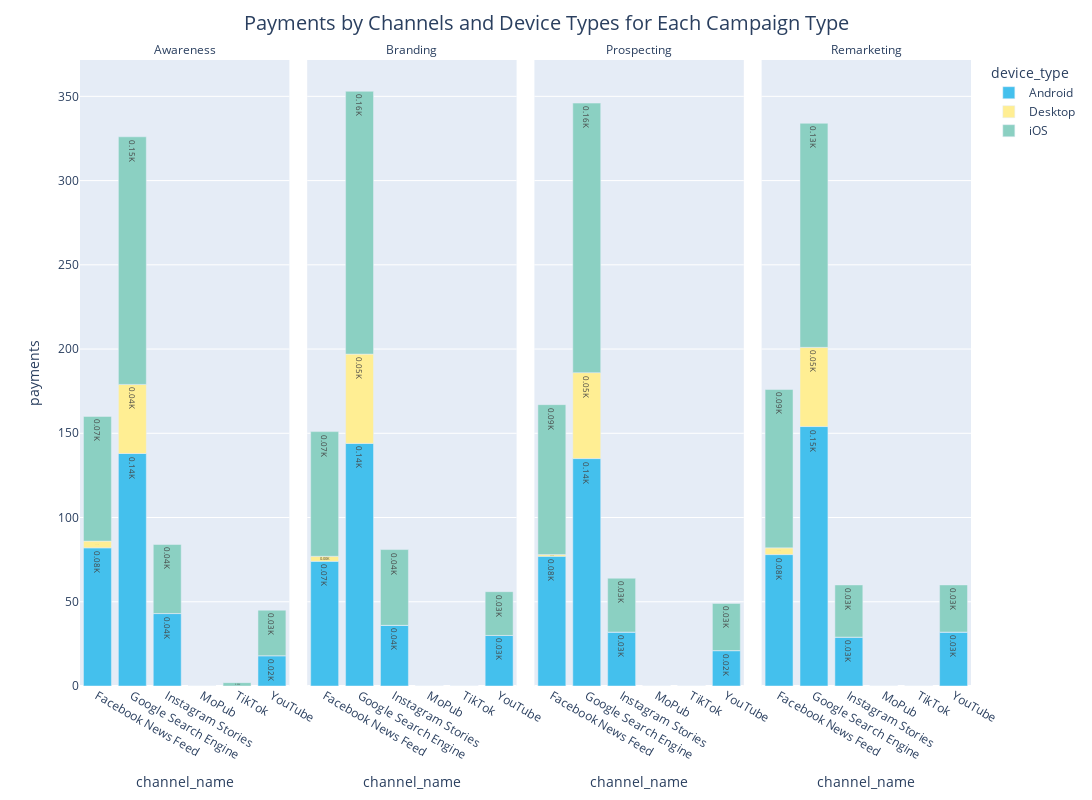

Notebook code for this chart:
### Code cell
color_palette = ['#44c0ed', '#ffee93', '#8bd0c2', '#d62728', '#9467bd']
fig = px.bar(pivot_table, 
             x='channel_name', 
             y='payments', 
             facet_col='objective', 
             text=pivot_table['payments'].apply(lambda x: f"{x / 1000:.2f}K"),
             color='device_type',
             color_discrete_sequence=color_palette,
             #title='Impressions by Platform and Device Type for Each Campaign Type',
             labels={'impressions': 'Impressions'},
             height=800,
             width=1200)
fig.for_each_annotation(lambda a: a.update(text=a.text.replace('objective=', ''))) 
fig.update_layout(
    title_text='Payments by Channels and Device Types for Each Campaign Type',
    title_x=0.5,  
    title_font_size=20)

fig.update_traces(
    textposition='inside',  
    textfont_size=8  )


fig.show()

### Figure 1 — Plotly figure (JSON) as saved in the notebook; plotly's stock layout.template omitted (floating-point values rounded to 4 significant figures)
{"data": [{"alignmentgroup": "True", "hovertemplate": "device_type=Android<br>objective=Awareness<br>channel_name=%{x}<br>payments=%{y}<br>text=%{text}<extra></extra>", "legendgroup": "Android", "marker": {"color": "#44c0ed", "pattern": {"shape": ""}}, "name": "Android", "offsetgroup": "Android", "orientation": "v", "showlegend": true, "text": ["0.08K", "0.14K", "0.04K", "0.00K", "0.00K", "0.02K"], "textfont": {"size": 8}, "textposition": "inside", "type": "bar", "x": ["Facebook News Feed", "Google Search Engine", "Instagram Stories", "MoPub", "TikTok", "YouTube"], "xaxis": "x", "y": [82, 138, 43, 0, 0, 18], "yaxis": "y"}, {"alignmentgroup": "True", "hovertemplate": "device_type=Android<br>objective=Branding<br>channel_name=%{x}<br>payments=%{y}<br>text=%{text}<extra></extra>", "legendgroup": "Android", "marker": {"color": "#44c0ed", "pattern": {"shape": ""}}, "name": "Android", "offsetgroup": "Android", "orientation": "v", "showlegend": false, "text": ["0.07K", "0.14K", "0.04K", "0.00K", "0.00K", "0.03K"], "textfont": {"size": 8}, "textposition": "inside", "type": "bar", "x": ["Facebook News Feed", "Google Search Engine", "Instagram Stories", "MoPub", "TikTok", "YouTube"], "xaxis": "x2", "y": [74, 144, 36, 0, 0, 30], "yaxis": "y2"}, {"alignmentgroup": "True", "hovertemplate": "device_type=Android<br>objective=Prospecting<br>channel_name=%{x}<br>payments=%{y}<br>text=%{text}<extra></extra>", "legendgroup": "Android", "marker": {"color": "#44c0ed", "pattern": {"shape": ""}}, "name": "Android", "offsetgroup": "Android", "orientation": "v", "showlegend": false, "text": ["0.08K", "0.14K", "0.03K", "0.00K", "0.00K", "0.02K"], "textfont": {"size": 8}, "textposition": "inside", "type": "bar", "x": ["Facebook News Feed", "Google Search Engine", "Instagram Stories", "MoPub", "TikTok", "YouTube"], "xaxis": "x3", "y": [77, 135, 32, 0, 0, 21], "yaxis": "y3"}, {"alignmentgroup": "True", "hovertemplate": "device_type=Android<br>objective=Remarketing<br>channel_name=%{x}<br>payments=%{y}<br>text=%{text}<extra></extra>", "legendgroup": "Android", "marker": {"color": "#44c0ed", "pattern": {"shape": ""}}, "name": "Android", "offsetgroup": "Android", "orientation": "v", "showlegend": false, "text": ["0.08K", "0.15K", "0.03K", "0.00K", "0.00K", "0.03K"], "textfont": {"size": 8}, "textposition": "inside", "type": "bar", "x": ["Facebook News Feed", "Google Search Engine", "Instagram Stories", "MoPub", "TikTok", "YouTube"], "xaxis": "x4", "y": [78, 154, 29, 0, 0, 32], "yaxis": "y4"}, {"alignmentgroup": "True", "hovertemplate": "device_type=Desktop<br>objective=Awareness<br>channel_name=%{x}<br>payments=%{y}<br>text=%{text}<extra></extra>", "legendgroup": "Desktop", "marker": {"color": "#ffee93", "pattern": {"shape": ""}}, "name": "Desktop", "offsetgroup": "Desktop", "orientation": "v", "showlegend": true, "text": ["0.00K", "0.04K", "0.00K", "0.00K", "0.00K", "0.00K"], "textfont": {"size": 8}, "textposition": "inside", "type": "bar", "x": ["Facebook News Feed", "Google Search Engine", "Instagram Stories", "MoPub", "TikTok", "YouTube"], "xaxis": "x", "y": [4, 41, 0, 0, 0, 0], "yaxis": "y"}, {"alignmentgroup": "True", "hovertemplate": "device_type=Desktop<br>objective=Branding<br>channel_name=%{x}<br>payments=%{y}<br>text=%{text}<extra></extra>", "legendgroup": "Desktop", "marker": {"color": "#ffee93", "pattern": {"shape": ""}}, "name": "Desktop", "offsetgroup": "Desktop", "orientation": "v", "showlegend": false, "text": ["0.00K", "0.05K", "0.00K", "0.00K", "0.00K", "0.00K"], "textfont": {"size": 8}, "textposition": "inside", "type": "bar", "x": ["Facebook News Feed", "Google Search Engine", "Instagram Stories", "MoPub", "TikTok", "YouTube"], "xaxis": "x2", "y": [3, 53, 0, 0, 0, 0], "yaxis": "y2"}, {"alignmentgroup": "True", "hovertemplate": "device_type=Desktop<br>objective=Prospecting<br>channel_name=%{x}<br>payments=%{y}<br>text=%{text}<extra></extra>", "legendgroup": "Desktop", "marker": {"color": "#ffee93", "pattern": {"shape": ""}}, "name": "Desktop", "offsetgroup": "Desktop", "orientation": "v", "showlegend": false, "text": ["0.00K", "0.05K", "0.00K", "0.00K", "0.00K", "0.00K"], "textfont": {"size": 8}, "textposition": "inside", "type": "bar", "x": ["Facebook News Feed", "Google Search Engine", "Instagram Stories", "MoPub", "TikTok", "YouTube"], "xaxis": "x3", "y": [1, 51, 0, 0, 0, 0], "yaxis": "y3"}, {"alignmentgroup": "True", "hovertemplate": "device_type=Desktop<br>objective=Remarketing<br>channel_name=%{x}<br>payments=%{y}<br>text=%{text}<extra></extra>", "legendgroup": "Desktop", "marker": {"color": "#ffee93", "pattern": {"shape": ""}}, "name": "Desktop", "offsetgroup": "Desktop", "orientation": "v", "showlegend": false, "text": ["0.00K", "0.05K", "0.00K", "0.00K", "0.00K", "0.00K"], "textfont": {"size": 8}, "textposition": "inside", "type": "bar", "x": ["Facebook News Feed", "Google Search Engine", "Instagram Stories", "MoPub", "TikTok", "YouTube"], "xaxis": "x4", "y": [4, 47, 0, 0, 0, 0], "yaxis": "y4"}, {"alignmentgroup": "True", "hovertemplate": "device_type=iOS<br>objective=Awareness<br>channel_name=%{x}<br>payments=%{y}<br>text=%{text}<extra></extra>", "legendgroup": "iOS", "marker": {"color": "#8bd0c2", "pattern": {"shape": ""}}, "name": "iOS", "offsetgroup": "iOS", "orientation": "v", "showlegend": true, "text": ["0.07K", "0.15K", "0.04K", "0.00K", "0.00K", "0.03K"], "textfont": {"size": 8}, "textposition": "inside", "type": "bar", "x": ["Facebook News Feed", "Google Search Engine", "Instagram Stories", "MoPub", "TikTok", "YouTube"], "xaxis": "x", "y": [74, 147, 41, 0, 2, 27], "yaxis": "y"}, {"alignmentgroup": "True", "hovertemplate": "device_type=iOS<br>objective=Branding<br>channel_name=%{x}<br>payments=%{y}<br>text=%{text}<extra></extra>", "legendgroup": "iOS", "marker": {"color": "#8bd0c2", "pattern": {"shape": ""}}, "name": "iOS", "offsetgroup": "iOS", "orientation": "v", "showlegend": false, "text": ["0.07K", "0.16K", "0.04K", "0.00K", "0.00K", "0.03K"], "textfont": {"size": 8}, "textposition": "inside", "type": "bar", "x": ["Facebook News Feed", "Google Search Engine", "Instagram Stories", "MoPub", "TikTok", "YouTube"], "xaxis": "x2", "y": [74, 156, 45, 0, 0, 26], "yaxis": "y2"}, {"alignmentgroup": "True", "hovertemplate": "device_type=iOS<br>objective=Prospecting<br>channel_name=%{x}<br>payments=%{y}<br>text=%{text}<extra></extra>", "legendgroup": "iOS", "marker": {"color": "#8bd0c2", "pattern": {"shape": ""}}, "name": "iOS", "offsetgroup": "iOS", "orientation": "v", "showlegend": false, "text": ["0.09K", "0.16K", "0.03K", "0.00K", "0.00K", "0.03K"], "textfont": {"size": 8}, "textposition": "inside", "type": "bar", "x": ["Facebook News Feed", "Google Search Engine", "Instagram Stories", "MoPub", "TikTok", "YouTube"], "xaxis": "x3", "y": [89, 160, 32, 0, 0, 28], "yaxis": "y3"}, {"alignmentgroup": "True", "hovertemplate": "device_type=iOS<br>objective=Remarketing<br>channel_name=%{x}<br>payments=%{y}<br>text=%{text}<extra></extra>", "legendgroup": "iOS", "marker": {"color": "#8bd0c2", "pattern": {"shape": ""}}, "name": "iOS", "offsetgroup": "iOS", "orientation": "v", "showlegend": false, "text": ["0.09K", "0.13K", "0.03K", "0.00K", "0.00K", "0.03K"], "textfont": {"size": 8}, "textposition": "inside", "type": "bar", "x": ["Facebook News Feed", "Google Search Engine", "Instagram Stories", "MoPub", "TikTok", "YouTube"], "xaxis": "x4", "y": [94, 133, 31, 0, 0, 28], "yaxis": "y4"}], "layout": {"annotations": [{"font": {}, "showarrow": false, "text": "Awareness", "x": 0.1175, "xanchor": "center", "xref": "paper", "y": 1, "yanchor": "bottom", "yref": "paper"}, {"font": {}, "showarrow": false, "text": "Branding", "x": 0.3725, "xanchor": "center", "xref": "paper", "y": 1, "yanchor": "bottom", "yref": "paper"}, {"font": {}, "showarrow": false, "text": "Prospecting", "x": 0.6275, "xanchor": "center", "xref": "paper", "y": 1, "yanchor": "bottom", "yref": "paper"}, {"font": {}, "showarrow": false, "text": "Remarketing", "x": 0.8825, "xanchor": "center", "xref": "paper", "y": 1, "yanchor": "bottom", "yref": "paper"}], "barmode": "relative", "height": 800, "legend": {"title": {"text": "device_type"}, "tracegroupgap": 0}, "margin": {"t": 60}, "title": {"font": {"size": 20}, "text": "Payments by Channels and Device Types for Each Campaign Type", "x": 0.5}, "width": 1200, "xaxis": {"anchor": "y", "domain": [0, 0.235], "title": {"text": "channel_name"}}, "xaxis2": {"anchor": "y2", "domain": [0.255, 0.49], "matches": "x", "title": {"text": "channel_name"}}, "xaxis3": {"anchor": "y3", "domain": [0.51, 0.745], "matches": "x", "title": {"text": "channel_name"}}, "xaxis4": {"anchor": "y4", "domain": [0.765, 1.0], "matches": "x", "title": {"text": "channel_name"}}, "yaxis": {"anchor": "x", "domain": [0, 1], "title": {"text": "payments"}}, "yaxis2": {"anchor": "x2", "domain": [0, 1], "matches": "y", "showticklabels": false}, "yaxis3": {"anchor": "x3", "domain": [0, 1], "matches": "y", "showticklabels": false}, "yaxis4": {"anchor": "x4", "domain": [0, 1], "matches": "y", "showticklabels": false}}}
